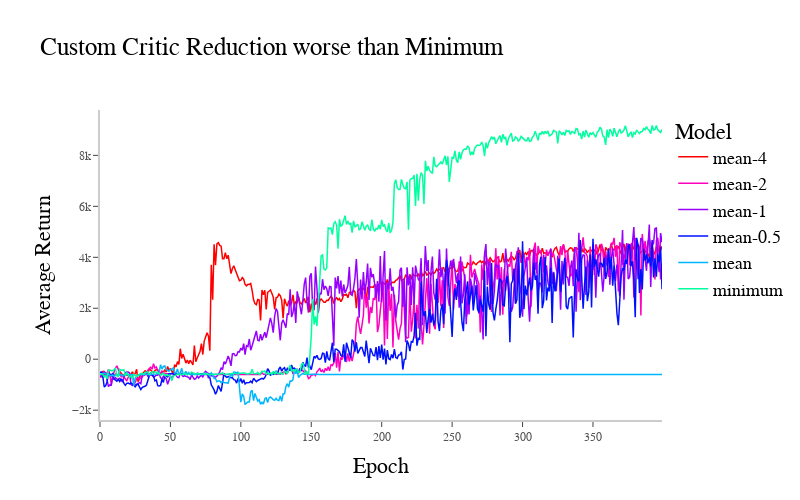

The cell this chart's notebook holds for it:
### Markdown cell above
Interpretation: EDAC with only 10 critics can outperform SAC-20. Increasing N did not always improve the results for EDAC.
The training duration is heavily dependant on the amount of critics.

![Time per epoch.](figures/time_per_epoch.png){fig-align="center" width=80%}

### Code cell
#| label: critic_reduction
#| fig-cap: "fig-cap example3"
#| echo: false

import pandas as pd
import random
random.seed = 17
import plotly.express as px
import plotly.io as pio
pio.renderers.default = "plotly_mimetype+notebook_connected"

df = pd.read_csv('data/critic_reduction.csv', delimiter=",")

df.columns = ['epoch', 'mean-8', 'mean-4', 'mean-2', 'mean-1', 'mean-0.5', 'mean', 'minimum']


x=df['epoch']
y=df[['mean-4', 'mean-2', 'mean-1', 'mean-0.5', 'mean', 'minimum']]
labels = y.columns
# colors = px.colors.sequential.Spectral
#Plotly3, Plasma, thermal, Turbo
# colors = random.sample(px.colors.diverging.PiYG, k=6)
#Spectral, Picnic, RdYlGn, PiYG
colors = px.colors.cyclical.HSV[::-1]

fig = go.Figure()

for i in range(0, 6):
    fig.add_trace(go.Scatter(x=x, y=y.iloc[:,i], mode='lines',
        name=labels[i],
        line=dict(color=colors[i], width=1.5)
    ))


fig.update_layout(
    title='Custom Critic Reduction worse than Minimum',
    xaxis=dict(
        title="Epoch",
        showline=True,
        showgrid=True,
        showticklabels=True,
        linecolor='rgb(204, 204, 204)',
        linewidth=2,
        ticks='outside',
        tickfont=dict(
            family='Arial',
            size=12,
            color='rgb(82, 82, 82)',
        ),
    ),
        yaxis=dict(
        title="Average Return",
        showgrid=True,
        zeroline=True,
        showline=True,
        showticklabels=True,
        linecolor='rgb(204, 204, 204)',
        linewidth=2,
        ticks='outside',
        tickfont=dict(
            family='Arial',
            size=12,
            color='rgb(82, 82, 82)',
        )
    ),
    autosize=False,
    width=800,
    height=500,
    margin=dict(
        autoexpand=True,
        l=100,
        r=20,
        t=110,
    ),
    showlegend=True,
    legend_title="Model",
    plot_bgcolor='white',
    font=dict(
        family="Courier New, monospace",
        size=18,
        color="black"
    )
)

fig.show()

### Figure 1 — Plotly figure (JSON) as saved in the notebook; plotly's stock layout.template omitted (floating-point values rounded to 4 significant figures; data arrays with more than 128 entries replaced by an {"elided": "..."} marker saying what was removed)
{"data": [{"line": {"color": "#ff0000", "width": 1.5}, "mode": "lines", "name": "mean-4", "type": "scatter", "x": {"elided": "400 int values"}, "y": {"elided": "400 float values"}}, {"line": {"color": "#ff00bf", "width": 1.5}, "mode": "lines", "name": "mean-2", "type": "scatter", "x": {"elided": "400 int values"}, "y": {"elided": "400 float values"}}, {"line": {"color": "#9700ff", "width": 1.5}, "mode": "lines", "name": "mean-1", "type": "scatter", "x": {"elided": "400 int values"}, "y": {"elided": "400 float values"}}, {"line": {"color": "#0010ff", "width": 1.5}, "mode": "lines", "name": "mean-0.5", "type": "scatter", "x": {"elided": "400 int values"}, "y": {"elided": "400 float values"}}, {"line": {"color": "#00b7ff", "width": 1.5}, "mode": "lines", "name": "mean", "type": "scatter", "x": {"elided": "400 int values"}, "y": {"elided": "400 float values"}}, {"line": {"color": "#00ff9f", "width": 1.5}, "mode": "lines", "name": "minimum", "type": "scatter", "x": {"elided": "400 int values"}, "y": {"elided": "400 float values"}}], "layout": {"autosize": false, "font": {"color": "black", "family": "Courier New, monospace", "size": 18}, "height": 500, "legend": {"title": {"text": "Model"}}, "margin": {"autoexpand": true, "l": 100, "r": 20, "t": 110}, "plot_bgcolor": "white", "showlegend": true, "title": {"text": "Custom Critic Reduction worse than Minimum"}, "width": 800, "xaxis": {"autorange": true, "linecolor": "rgb(204, 204, 204)", "linewidth": 2, "range": [0, 399], "showgrid": true, "showline": true, "showticklabels": true, "tickfont": {"color": "rgb(82, 82, 82)", "family": "Arial", "size": 12}, "ticks": "outside", "title": {"text": "Epoch"}, "type": "linear"}, "yaxis": {"autorange": true, "linecolor": "rgb(204, 204, 204)", "linewidth": 2, "range": [-2385.0, 9781.0], "showgrid": true, "showline": true, "showticklabels": true, "tickfont": {"color": "rgb(82, 82, 82)", "family": "Arial", "size": 12}, "ticks": "outside", "title": {"text": "Average Return"}, "type": "linear", "zeroline": true}}}
